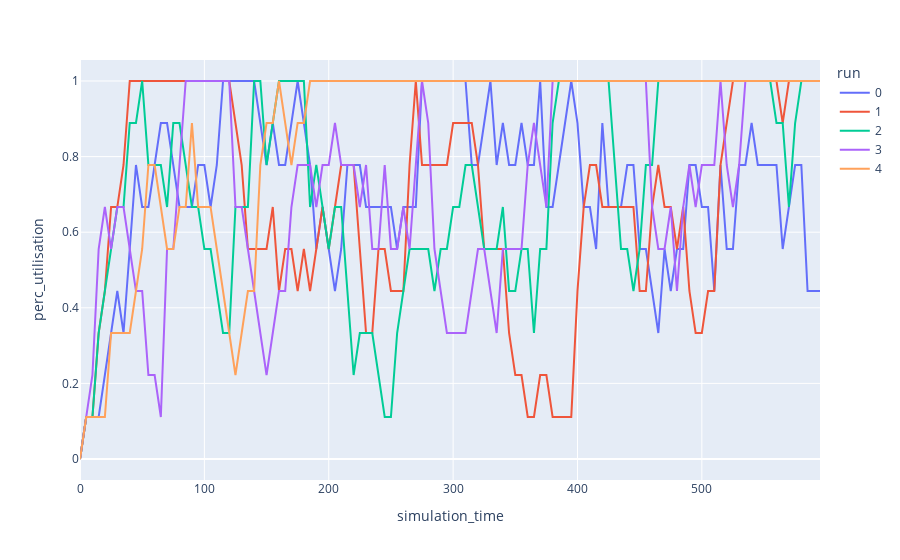
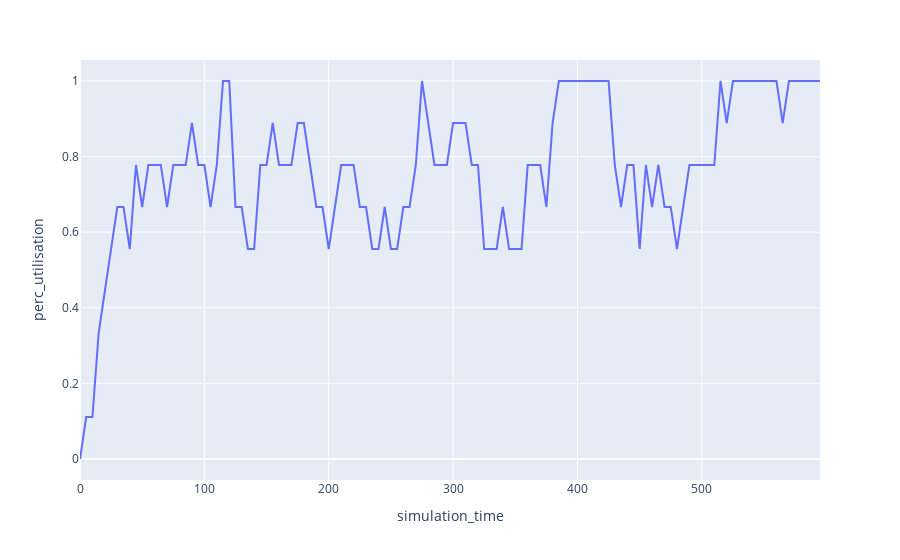

The cell these charts' notebook holds for them, in order:
### Code cell
# Run a single trial
single_trial = Trial()
single_trial.run_trial()

# Preview results
display(single_trial.patient_results_df)
display(single_trial.trial_results_df)
display(single_trial.interval_audit_df)

# Plot interval audit utilisation
fig = px.line(single_trial.interval_audit_df,
              x='simulation_time', y='perc_utilisation', color='run')
fig.show()

# Calculate and plot median utilisation
interval_audits_median = (single_trial
                          .interval_audit_df
                          .drop('resource_name', axis=1)
                          .groupby('simulation_time')
                          .median()
                          .reset_index())
fig = px.line(interval_audits_median,
              x='simulation_time',
              y='perc_utilisation')
fig.show()
